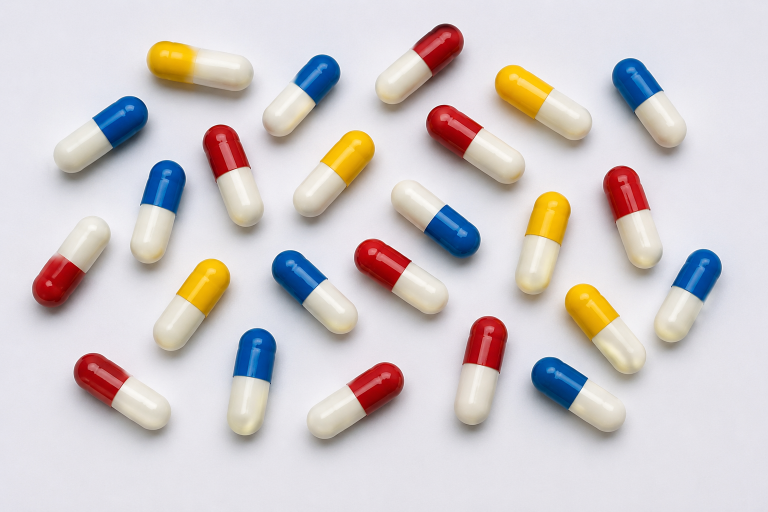
#> input picture opencv_study/images/fill.png, 1536 x 1024 px, found by its file name (shown at 1/2 size)
$ python test.py
#> lines starting #> are read from the running program, lines starting #| are printed output that depends on the picture; after the words box and inside, x2 and y2 are one past the last pixel; in counts of white or black regions, pixels touching at a corner belong together

import cv2
import numpy as np

img = cv2.imread("opencv_study/images/fill.png")
#> img is the input picture: shape (1024, 1536, 3); mean B, G, R 204.3, 203.2, 209.6

img = cv2.resize(img,(640,480))
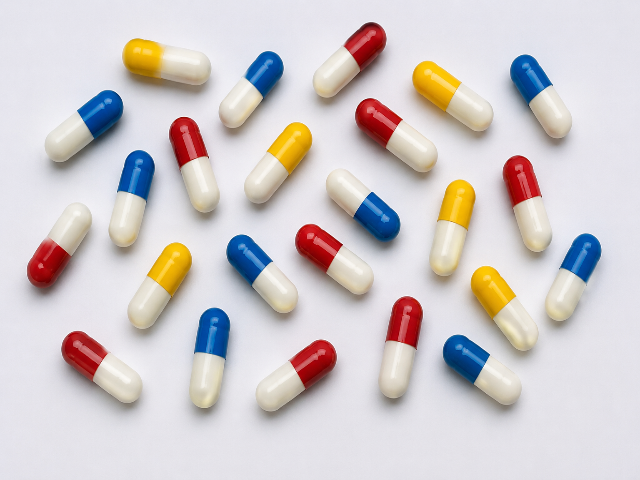
#> img: shape (480, 640, 3); mean B, G, R 204.2, 203.1, 209.5
hsv = cv2.cvtColor(img,cv2.COLOR_BGR2HSV)
#> hsv: shape (480, 640, 3); mean H, S, V 104.2, 34.2, 218.7

lower_red1 = np.array( [ 0,100,100] )
up_red1 = np.array([ 10,255,255 ])
lower_red2 = np.array( [150,80,80] )
up_red2 = np.array([179,255,255])
lower_yellow = np.array([20,100,100])
up_yellow = np.array([40,255,255])
lower_green = np.array([100,100,100])
up_green = np.array([130,255,255])

mask1 = cv2.inRange(hsv,lower_red1,up_red1)
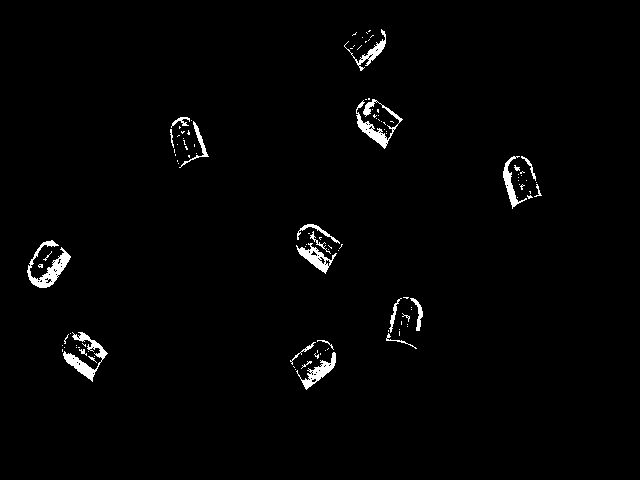
#> mask1: shape (480, 640); 1.6% white; 113 white regions (91 under 20 px), largest, box (x1, y1, x2, y2) and area: (27, 240, 71, 288) 710, (63, 332, 108, 382) 641, (356, 99, 403, 149) 633
mask2 = cv2.inRange(hsv,lower_red2,up_red2)
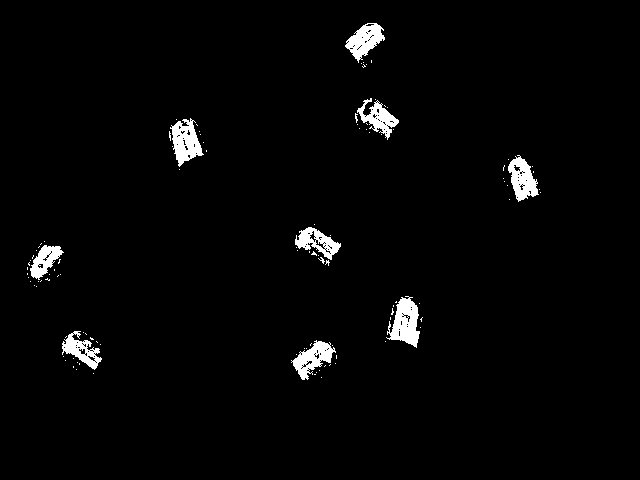
#> mask2: shape (480, 640); 2.3% white; 109 white regions (100 under 20 px), largest, box (x1, y1, x2, y2) and area: (386, 296, 420, 348) 1009, (170, 118, 204, 167) 900, (345, 23, 385, 63) 810
mask3 = cv2.inRange(hsv,lower_yellow,up_yellow)
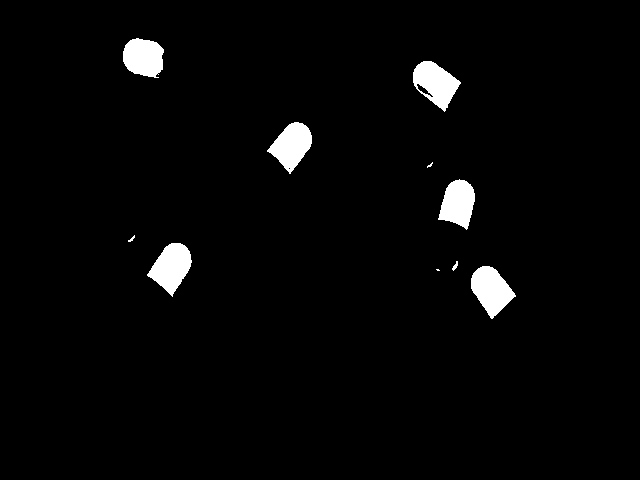
#> mask3: shape (480, 640); 2.6% white; 10 white regions (2 under 20 px), largest, box (x1, y1, x2, y2) and area: (471, 266, 516, 319) 1408, (147, 243, 192, 297) 1406, (413, 61, 461, 112) 1385
mask4 = cv2.inRange(hsv,lower_green,up_green)
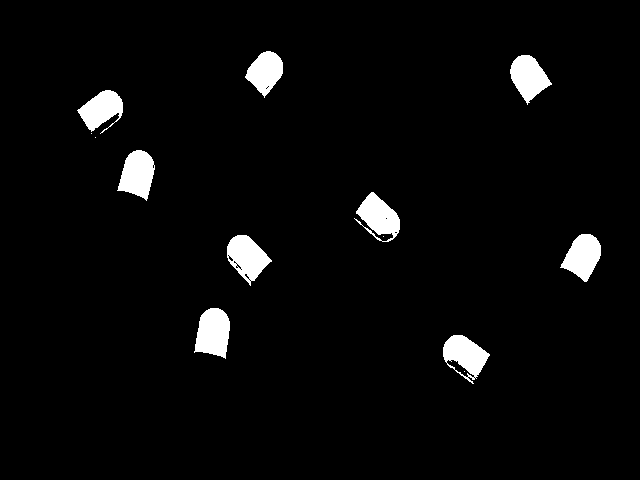
#> mask4: shape (480, 640); 3.6% white; 13 white regions (4 under 20 px), largest, box (x1, y1, x2, y2) and area: (194, 308, 230, 359) 1354, (227, 235, 272, 286) 1293, (117, 150, 155, 201) 1273
mask = mask1 + mask2+ mask3 +mask4
#> mask: shape (480, 640); 10.2% white; 33 white regions (7 under 20 px), largest, box (x1, y1, x2, y2) and area: (295, 224, 343, 274) 1411, (471, 266, 516, 319) 1408, (147, 243, 192, 297) 1406

kernel= np.ones((5,5),np.uint8)

mask = cv2.morphologyEx(
    mask , cv2.MORPH_OPEN ,kernel,iterations=1
)
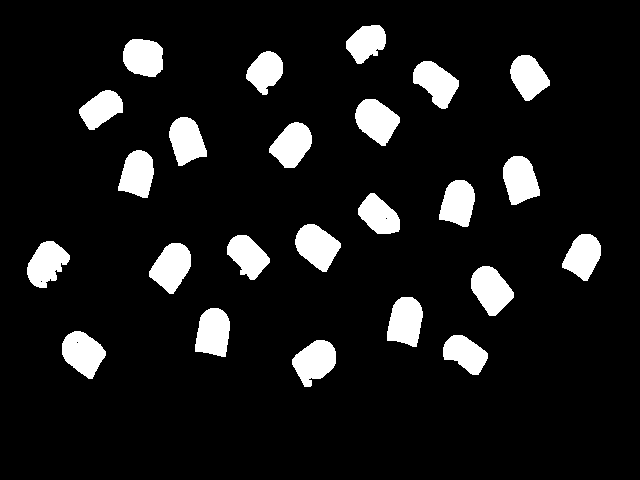
#> mask: shape (480, 640); 9.9% white; 24 white regions, largest, box (x1, y1, x2, y2) and area: (295, 224, 341, 272) 1404, (471, 266, 514, 316) 1392, (149, 243, 191, 294) 1391
mask = cv2.morphologyEx( mask,cv2.MORPH_CLOSE,kernel,iterations=2)
#> mask: shape (480, 640); 9.9% white; 24 white regions
copy_img=img.copy()
contours,_= cv2.findContours(
    mask,cv2.RETR_EXTERNAL,cv2.CHAIN_APPROX_SIMPLE
)
#> contours = 24 contours; largest, box (x1, y1, x2, y2) and area: (295, 224, 341, 272) 1343, (471, 266, 514, 316) 1333, (149, 243, 191, 294) 1330, (62, 331, 106, 379) 1323, (355, 99, 400, 146) 1315
for cnt in contours:
    x,y,w,h = cv2.boundingRect(cnt)
    cv2.rectangle(
        copy_img,(x,y),(x+w,y+h),(0,255,0),2
    )
#> this loop made 24 passes
#> (x, y, w, h) on passes 1 to 12: (292, 340, 44, 47), (443, 335, 45, 40), (62, 331, 44, 48), (195, 308, 35, 49), (387, 297, 36, 50), (471, 266, 43, 50), (149, 243, 42, 51), (27, 241, 43, 47), (227, 235, 43, 45), (562, 234, 39, 47), (295, 224, 46, 48), (358, 193, 42, 41)
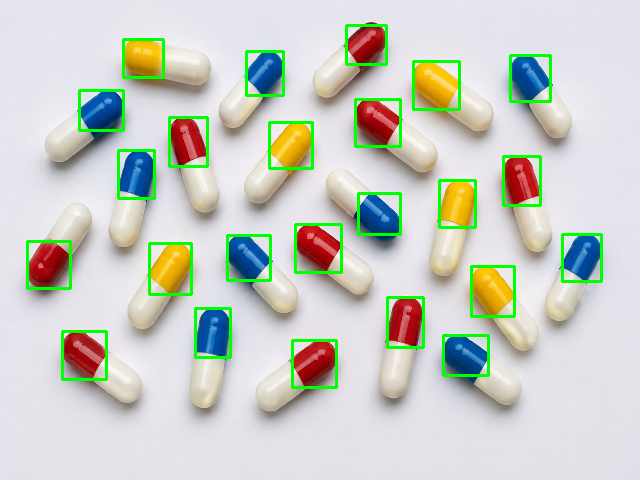
#> copy_img: shape (480, 640, 3); 4.05% of pixels changed, all inside (x1, y1, x2, y2) = (26, 24, 603, 389)
cv2.imshow("img",img)
cv2.imshow("result",copy_img)
cv2.waitKey(0)
cv2.destroyAllWindows()

$ run again, with opencv_study/images/carrr.png copied over opencv_study/images/fill.png
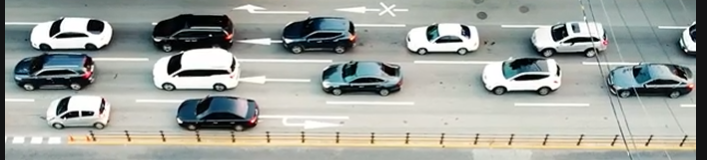
#> input picture opencv_study/images/carrr.png, 707 x 160 px, found by its file name
#> img is the input picture: shape (160, 707, 3); mean B, G, R 157.5, 163, 158.7
#> img: shape (480, 640, 3)
#> hsv: shape (480, 640, 3); mean H, S, V 58.8, 32.4, 166.1
#> `mask1 = cv2.inRange(hsv,lower_red1,up_red1)`:
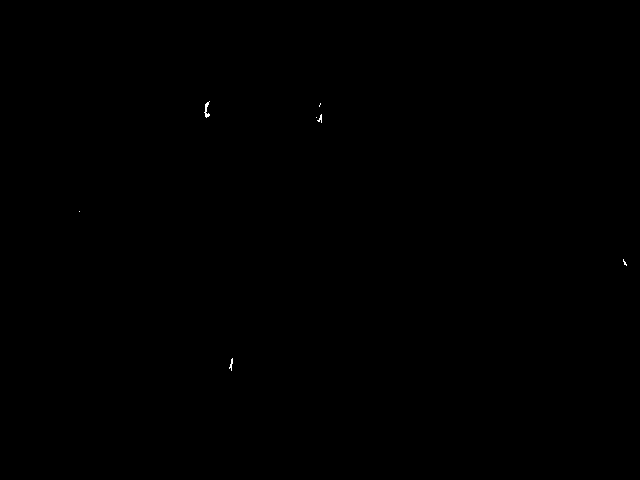
#> mask1: shape (480, 640); 0.04% white in thin lines or dots, all inside (x1, y1, x2, y2) = (79, 101, 627, 371)
#> mask2: shape (480, 640); 0.08% white; 6 white regions (3 under 20 px), largest, box (x1, y1, x2, y2) and area: (74, 211, 84, 235) 136, (225, 346, 231, 371) 60, (546, 119, 549, 134) 31
#> mask3: shape (480, 640); 0.03% white in thin lines or dots, all inside (x1, y1, x2, y2) = (179, 412, 617, 439)
#> mask4: shape (480, 640); 0.45% white; 16 white regions (11 under 20 px), largest, box (x1, y1, x2, y2) and area: (40, 167, 75, 196) 747, (196, 296, 211, 333) 395, (289, 64, 295, 91) 104, (17, 204, 26, 218) 72, (188, 323, 191, 338) 21
#> contours = 5 contours; box (x1, y1, x2, y2) and area: (42, 167, 74, 195) 684, (196, 297, 211, 324) 270, (75, 217, 84, 233) 83, (289, 73, 294, 82) 32, (17, 211, 23, 217) 25
#> the loop `for cnt in contours:` made 5 passes
#> (x, y, w, h) on passes 1, 2, 4: (196, 297, 15, 27), (75, 217, 9, 16), (42, 167, 32, 28)
#> after the loop `for cnt in contours:`:
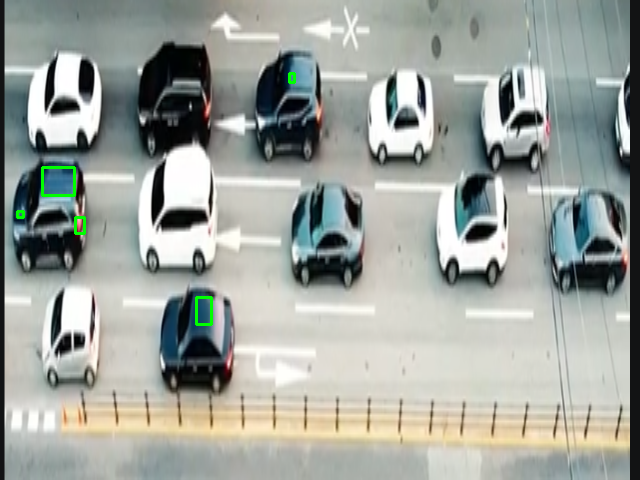
#> copy_img: shape (480, 640, 3); mean B, G, R 157.1, 163.4, 158.4
